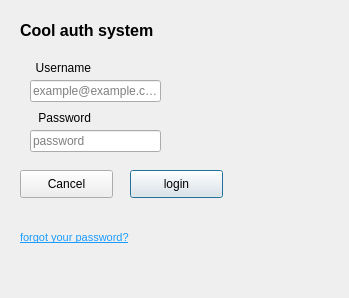
<?xml version="1.0" encoding="UTF-8"?>
<ui version="4.0">
 <class>Dialog</class>
 <widget class="QDialog" name="Dialog">
  <property name="geometry">
   <rect>
    <x>0</x>
    <y>0</y>
    <width>349</width>
    <height>298</height>
   </rect>
  </property>
  <property name="windowTitle">
   <string>Dialog</string>
  </property>
  <widget class="QLabel" name="label">
   <property name="geometry">
    <rect>
     <x>20</x>
     <y>20</y>
     <width>151</width>
     <height>21</height>
    </rect>
   </property>
   <property name="text">
    <string>&lt;html&gt;&lt;head/&gt;&lt;body&gt;&lt;p&gt;&lt;span style=&quot; font-size:12pt; font-weight:600;&quot;&gt;Cool auth system&lt;/span&gt;&lt;/p&gt;&lt;/body&gt;&lt;/html&gt;</string>
   </property>
  </widget>
  <widget class="QLabel" name="label_2">
   <property name="geometry">
    <rect>
     <x>-20</x>
     <y>60</y>
     <width>111</width>
     <height>16</height>
    </rect>
   </property>
   <property name="layoutDirection">
    <enum>Qt::LeftToRight</enum>
   </property>
   <property name="autoFillBackground">
    <bool>false</bool>
   </property>
   <property name="styleSheet">
    <string notr="true">image: url(:/img/icons/user.png);</string>
   </property>
   <property name="text">
    <string>Username</string>
   </property>
   <property name="alignment">
    <set>Qt::AlignRight|Qt::AlignTrailing|Qt::AlignVCenter</set>
   </property>
  </widget>
  <widget class="QLabel" name="label_3">
   <property name="geometry">
    <rect>
     <x>-20</x>
     <y>110</y>
     <width>111</width>
     <height>16</height>
    </rect>
   </property>
   <property name="styleSheet">
    <string notr="true">image: url(:/img/icons/key.png);</string>
   </property>
   <property name="text">
    <string>Password</string>
   </property>
   <property name="alignment">
    <set>Qt::AlignRight|Qt::AlignTrailing|Qt::AlignVCenter</set>
   </property>
  </widget>
  <widget class="QPushButton" name="pushButton">
   <property name="geometry">
    <rect>
     <x>130</x>
     <y>170</y>
     <width>93</width>
     <height>28</height>
    </rect>
   </property>
   <property name="text">
    <string>login</string>
   </property>
  </widget>
  <widget class="QPushButton" name="pushButton_2">
   <property name="geometry">
    <rect>
     <x>20</x>
     <y>170</y>
     <width>93</width>
     <height>28</height>
    </rect>
   </property>
   <property name="text">
    <string>Cancel</string>
   </property>
  </widget>
  <widget class="QLabel" name="label_4">
   <property name="geometry">
    <rect>
     <x>20</x>
     <y>230</y>
     <width>121</width>
     <height>16</height>
    </rect>
   </property>
   <property name="text">
    <string>&lt;html&gt;&lt;head/&gt;&lt;body&gt;&lt;p&gt;&lt;span style=&quot; font-size:8pt; text-decoration: underline; color:#1a9cff;&quot;&gt;forgot your password?&lt;/span&gt;&lt;/p&gt;&lt;/body&gt;&lt;/html&gt;</string>
   </property>
  </widget>
  <widget class="QLineEdit" name="lineEdit">
   <property name="geometry">
    <rect>
     <x>30</x>
     <y>80</y>
     <width>131</width>
     <height>22</height>
    </rect>
   </property>
   <property name="placeholderText">
    <string>example@example.com</string>
   </property>
  </widget>
  <widget class="QLineEdit" name="lineEdit_2">
   <property name="geometry">
    <rect>
     <x>30</x>
     <y>130</y>
     <width>131</width>
     <height>22</height>
    </rect>
   </property>
   <property name="echoMode">
    <enum>QLineEdit::Password</enum>
   </property>
   <property name="placeholderText">
    <string>password</string>
   </property>
  </widget>
 </widget>
 <resources>
  <include location="img.qrc"/>
 </resources>
 <connections/>
</ui>
